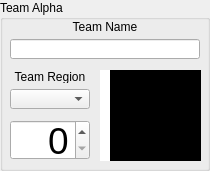
       <widget class="QGroupBox" name="TeamAlphaGroupBox">
        <property name="sizePolicy">
         <sizepolicy hsizetype="Fixed" vsizetype="Fixed">
          <horstretch>0</horstretch>
          <verstretch>0</verstretch>
         </sizepolicy>
        </property>
        <property name="minimumSize">
         <size>
          <width>210</width>
          <height>171</height>
         </size>
        </property>
        <property name="maximumSize">
         <size>
          <width>210</width>
          <height>171</height>
         </size>
        </property>
        <property name="title">
         <string>Team Alpha</string>
        </property>
        <widget class="QLabel" name="Team1Logo">
         <property name="geometry">
          <rect>
           <x>110</x>
           <y>70</y>
           <width>91</width>
           <height>91</height>
          </rect>
         </property>
         <property name="minimumSize">
          <size>
           <width>91</width>
           <height>91</height>
          </size>
         </property>
         <property name="maximumSize">
          <size>
           <width>121</width>
           <height>91</height>
          </size>
         </property>
         <property name="baseSize">
          <size>
           <width>91</width>
           <height>91</height>
          </size>
         </property>
         <property name="layoutDirection">
          <enum>Qt::LeftToRight</enum>
         </property>
         <property name="styleSheet">
          <string notr="true">background-color: rgb(0, 0, 0);</string>
         </property>
         <property name="text">
          <string>Team Logo</string>
         </property>
         <property name="scaledContents">
          <bool>false</bool>
         </property>
         <property name="alignment">
          <set>Qt::AlignCenter</set>
         </property>
        </widget>
        <widget class="QWidget" name="layoutWidget">
         <property name="geometry">
          <rect>
           <x>10</x>
           <y>70</y>
           <width>82</width>
           <height>41</height>
          </rect>
         </property>
         <layout class="QVBoxLayout" name="verticalLayout_3">
          <item>
           <widget class="QLabel" name="Team1RegionLabel">
            <property name="sizePolicy">
             <sizepolicy hsizetype="Fixed" vsizetype="Fixed">
              <horstretch>0</horstretch>
              <verstretch>0</verstretch>
             </sizepolicy>
            </property>
            <property name="minimumSize">
             <size>
              <width>80</width>
              <height>13</height>
             </size>
            </property>
            <property name="maximumSize">
             <size>
              <width>80</width>
              <height>13</height>
             </size>
            </property>
            <property name="text">
             <string>Team Region</string>
            </property>
            <property name="alignment">
             <set>Qt::AlignCenter</set>
            </property>
           </widget>
          </item>
          <item>
           <widget class="QComboBox" name="Team1RegionCombo">
            <property name="sizePolicy">
             <sizepolicy hsizetype="Fixed" vsizetype="Fixed">
              <horstretch>0</horstretch>
              <verstretch>0</verstretch>
             </sizepolicy>
            </property>
            <property name="minimumSize">
             <size>
              <width>80</width>
              <height>20</height>
             </size>
            </property>
            <property name="maximumSize">
             <size>
              <width>80</width>
              <height>20</height>
             </size>
            </property>
           </widget>
          </item>
         </layout>
        </widget>
        <widget class="QWidget" name="layoutWidget">
         <property name="geometry">
          <rect>
           <x>10</x>
           <y>20</y>
           <width>192</width>
           <height>41</height>
          </rect>
         </property>
         <layout class="QVBoxLayout" name="verticalLayout_2">
          <item>
           <widget class="QLabel" name="Team1NameLabel">
            <property name="sizePolicy">
             <sizepolicy hsizetype="Fixed" vsizetype="Fixed">
              <horstretch>0</horstretch>
              <verstretch>0</verstretch>
             </sizepolicy>
            </property>
            <property name="minimumSize">
             <size>
              <width>190</width>
              <height>13</height>
             </size>
            </property>
            <property name="maximumSize">
             <size>
              <width>190</width>
              <height>13</height>
             </size>
            </property>
            <property name="text">
             <string>Team Name</string>
            </property>
            <property name="alignment">
             <set>Qt::AlignCenter</set>
            </property>
           </widget>
          </item>
          <item>
           <widget class="QLineEdit" name="Team1NameEdit">
            <property name="sizePolicy">
             <sizepolicy hsizetype="Fixed" vsizetype="Fixed">
              <horstretch>0</horstretch>
              <verstretch>0</verstretch>
             </sizepolicy>
            </property>
            <property name="minimumSize">
             <size>
              <width>190</width>
              <height>20</height>
             </size>
            </property>
            <property name="maximumSize">
             <size>
              <width>190</width>
              <height>20</height>
             </size>
            </property>
           </widget>
          </item>
         </layout>
        </widget>
        <widget class="QSpinBox" name="Team1Score">
         <property name="geometry">
          <rect>
           <x>10</x>
           <y>120</y>
           <width>80</width>
           <height>40</height>
          </rect>
         </property>
         <property name="sizePolicy">
          <sizepolicy hsizetype="Fixed" vsizetype="Fixed">
           <horstretch>0</horstretch>
           <verstretch>0</verstretch>
          </sizepolicy>
         </property>
         <property name="minimumSize">
          <size>
           <width>80</width>
           <height>40</height>
          </size>
         </property>
         <property name="maximumSize">
          <size>
           <width>80</width>
           <height>40</height>
          </size>
         </property>
         <property name="font">
          <font>
           <pointsize>28</pointsize>
          </font>
         </property>
         <property name="layoutDirection">
          <enum>Qt::LeftToRight</enum>
         </property>
         <property name="alignment">
          <set>Qt::AlignRight|Qt::AlignTrailing|Qt::AlignVCenter</set>
         </property>
         <property name="maximum">
          <number>9999</number>
         </property>
        </widget>
        <widget class="QLabel" name="Team1Color">
         <property name="geometry">
          <rect>
           <x>100</x>
           <y>70</y>
           <width>16</width>
           <height>91</height>
          </rect>
         </property>
         <property name="layoutDirection">
          <enum>Qt::LeftToRight</enum>
         </property>
         <property name="styleSheet">
          <string notr="true">background-color: rgb(255, 255, 255);</string>
         </property>
         <property name="text">
          <string/>
         </property>
         <property name="alignment">
          <set>Qt::AlignCenter</set>
         </property>
        </widget>
        <zorder>layoutWidget</zorder>
        <zorder>layoutWidget</zorder>
        <zorder>Team1Score</zorder>
        <zorder>Team1Color</zorder>
        <zorder>Team1Logo</zorder>
       </widget>
